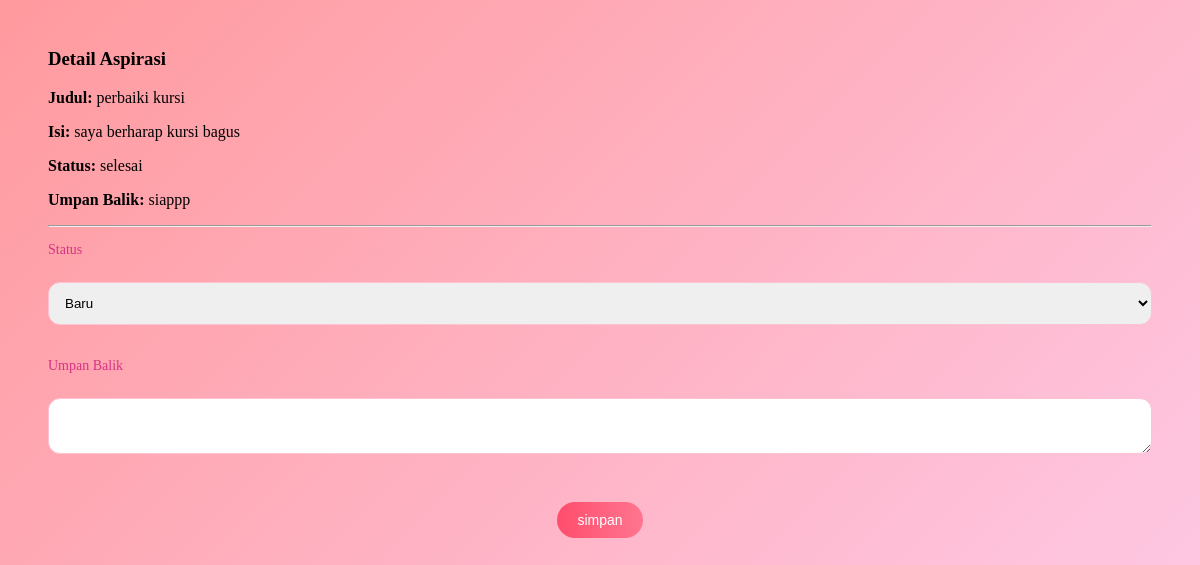
The app's page /Index.php?controller=AdminController&action=detail&id=2 (signed in) with its own data.
### tables this page shows
CREATE TABLE `aspirasi` (
  `id_aspirasi` int(11) NOT NULL,
  `id_user` int(11) NOT NULL,
  `id_kategori` int(11) NOT NULL,
  `judul` varchar(150) NOT NULL,
  `isi` text NOT NULL,
  `tanggal` datetime DEFAULT current_timestamp(),
  `status` enum('baru','diproses','selesai') DEFAULT 'baru'
);

CREATE TABLE `umpan_balik` (
  `id_feedback` int(11) NOT NULL,
  `id_aspirasi` int(11) NOT NULL,
  `pesan` text NOT NULL,
  `tanggal` datetime DEFAULT current_timestamp()
);

### app/controllers/AdminController.php (called while the page is built, shortened)
<?php
require_once 'app/models/AspirasiModel.php';
class AdminController {
    public function detail() {
        $model = new AspirasiModel();
        $data = $model->getById($_GET['id']);
        $feedback = $model->getFeedback($_GET['id']);
        include 'app/views/admin/DetailAspirasi.php';
    }
}

### Index.php (called while the page is built, shortened)
<?php
$action     = $_GET['action'] ?? 'index';
$obj = new $controller();
$obj->$action();

### app/models/Koneksi.php (called while the page is built, shortened)
<?php
class Koneksi {
    private $host = "localhost";
    private $user = "root";
    private $pass = "";
    private $db   = "pengaduan_sekolah";
    public function __construct() {
        $this->conn = new mysqli(
            $this->host,
            $this->user,
            $this->pass,
            $this->db
        );
    }
}

### app/models/AspirasiModel.php (called while the page is built, shortened)
<?php
require_once __DIR__ . '/Koneksi.php';
class AspirasiModel extends Koneksi {
    public function getById($id) {
        $query = "SELECT * FROM aspirasi WHERE id_aspirasi = '$id'";
        $result = $this->conn->query($query);
        return $result->fetch_assoc();
    }
    public function getFeedback($id_aspirasi) {
        $result = $this->conn->query(
            "SELECT * FROM umpan_balik WHERE id_aspirasi = '$id_aspirasi'"
        );
        return $result->fetch_assoc();
    }
}

### app/views/admin/DetailAspirasi.php (the view, shortened to what this page needs)
<h3>Detail Aspirasi</h3>
<link rel="stylesheet" href="public/css/style.css">
<p><b>Judul:</b> <?= $data['judul']; ?></p>
<p><b>Isi:</b> <?= $data['isi']; ?></p>
<p><b>Status:</b> <?= $data['status']; ?></p>
<?php if ($feedback): ?>
    <p><b>Umpan Balik:</b> <?= $feedback['pesan']; ?></p>
<?php endif; ?>
<hr>
<form method="post" action="Index.php?controller=AdminController&action=proses">
    <label>Status</label><br>
    <select name="status">
        <option value="baru">Baru</option>
    </select><br><br>
    <label>Umpan Balik</label><br>
    <textarea name="pesan" required></textarea><br><br>
        <div class="footer">
        <button class="btn btn-danger" type="submit">simpan</button>
    </div>
</form>

### public/css/style.css (style rules this page uses)
.btn { border: none; padding: 10px 20px; border-radius: 25px; cursor: pointer; transition: .3s; font-size: 14px; text-decoration: none; }
.btn-danger { background: linear-gradient(to right,#ff4d6d,#ff758f); color: #fff; }
form label { display: block; margin-top: 15px; color: #d63384; font-size: 14px; }
form input, form textarea, form select { width: 100%; padding: 12px; margin-top: 6px; border-radius: 12px; border: 1px solid #ffc2d1; outline: none; }
.footer { text-align: center; margin-top: 30px; font-size: 13px; color: #d63384; }

### records on screen
aspirasi: judul "perbaiki kursi", isi "saya berharap kursi bagus", status "selesai"
umpan_balik: pesan "siappp"
